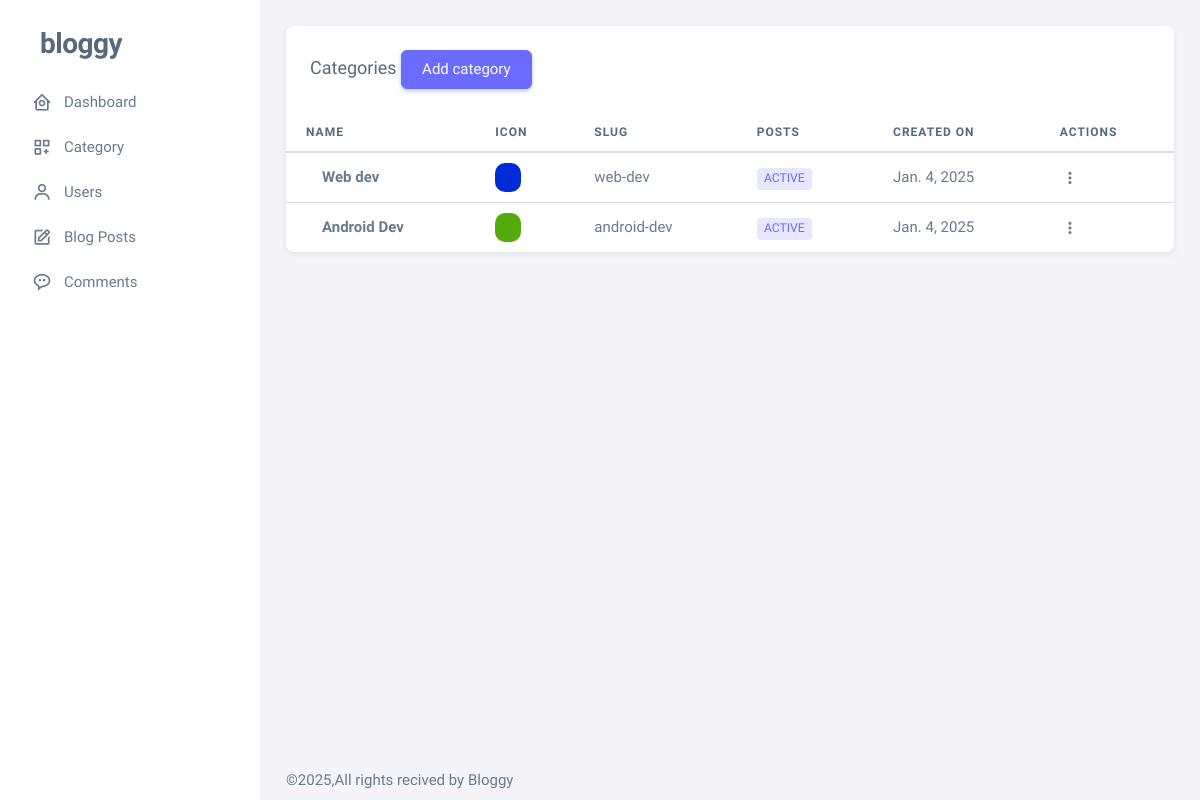
/admin_box/category/ (signed in), run on an earlier commit of the app's database.
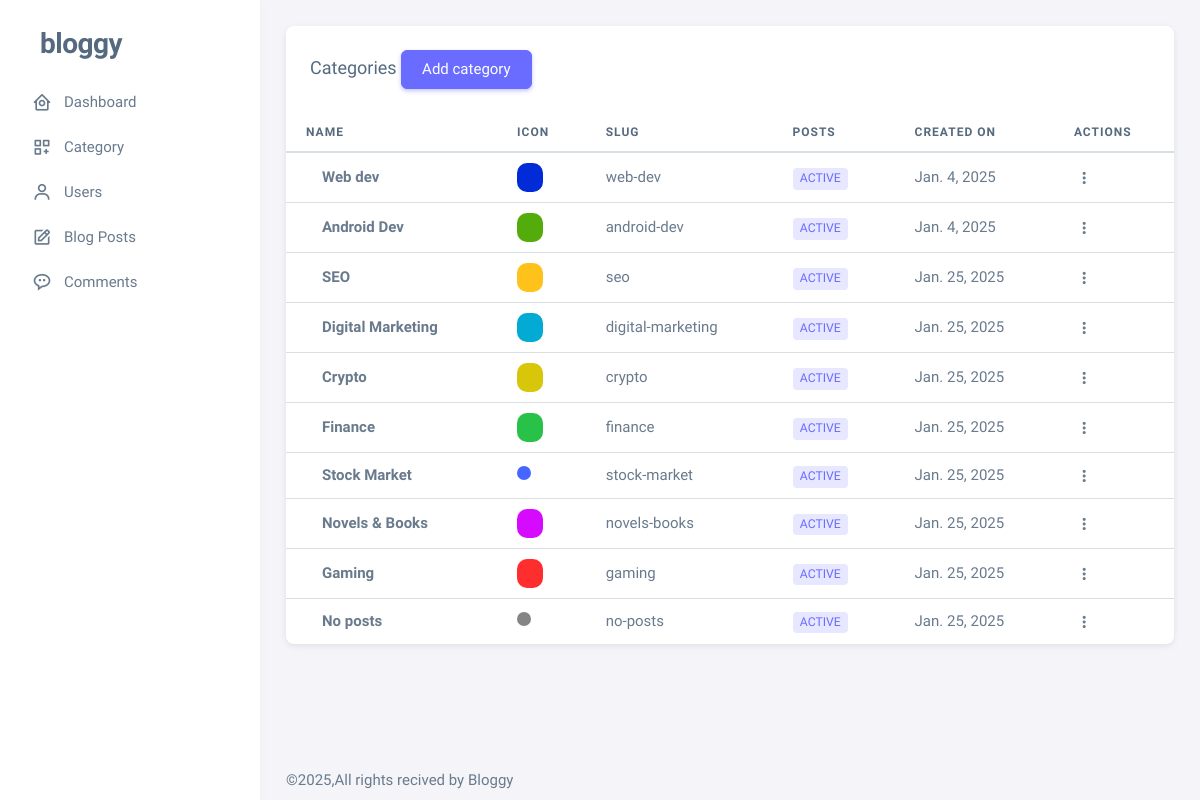
And on a later commit of the database.
### admin_box/models.py (models this page shows)
class Categories(models.Model):
    catName = models.CharField(max_length=60, null=True, blank=True)
    catIcon = models.CharField(max_length=60, null=True, blank=True)
    catColor = models.CharField(max_length=60, null=True, blank=True)
    catSlug = models.CharField(max_length=60, null=True, blank=True)
    catDescription = models.CharField(max_length=200, null=True, blank=True)
    catCreated = models.DateField(auto_now_add=True, null=True)  # Use only auto_now_add

### admin_box/views.py (the view)
# urls.py: path('category/', views.ad_category, name="ad_category"),
@login_required(login_url="ad_login")
def ad_category(request):
    categories = Categories.objects.all()
    return render(request, 'ad_category.html',{'categories':categories})

### web_user/context_processors.py (called while the page is built)
def global_header_data(request):
    categories = Categories.objects.all()
    if ('user_id' in request.session):
        userId = request.session['user_id']
        users = Web_users.objects.get(id = userId)
        return {'categories': categories, "usersj":users}
    return {'categories': categories}

### admin_box/templates/ad_category.html (shortened to what this page needs)
{% extends 'includes/main.html' %}
{% block content %}
<div class="content-wrapper">
    <div class="container-xxl flex-grow-1 container-p-y">
<div class="card">
    <h5 class="card-header">Categories <a class='btn btn-primary' href="{% url 'ad_add_category' %}">Add category</a>    </h5>
      <div class="table-responsive text-nowrap">
      <table class="table">
        <thead>
          <tr>
            <th>Name</th>
            <th>Icon</th>
            <th>Slug</th>
            <th>Posts</th>
            <th>Created on</th>
            <th>Actions</th>
          </tr>
        </thead>
        <tbody class="table-border-bottom-0">
          {% for i in categories %}
          <tr>
            <td> <strong>{{i.catName}}</strong></td>
            <td><i style="display: inline-block; padding: 7px; color: white; background-color: {{i.catColor}}; border-radius: 10px;" class='{{i.catIcon}}'></i></td>
              <td>{{i.catSlug}}</td>
            <td><span class="badge bg-label-primary me-1">Active</span></td>
            <td>{{i.catCreated}}</td>
            <td>
              <div class="dropdown">
                <button type="button" class="btn p-0 dropdown-toggle hide-arrow" data-bs-toggle="dropdown">
                  <i class="bx bx-dots-vertical-rounded"></i>
                </button>
              </div>
            </td>
          </tr>
          {% endfor %}
        </tbody>
      </table>
    </div>
</div>    </div>
</div>
  {% endblock %}

### admin_box/templates/includes/main.html
{% include "includes/header.html" %}
{% load static %}
{% block content %}{% endblock content %}
{% include "includes/footer.html" %}

### admin_box/templates/includes/header.html (shortened to what this page needs)
<!DOCTYPE html>
{% load static %}
<html lang="en" class="light-style layout-menu-fixed" dir="ltr" data-theme="theme-default" data-assets-path="{% static 'ad_inc' %}/assets/" data-template="vertical-menu-template-free">
  <head>
    <link rel="stylesheet" href="{% static 'font-awesome-4.7.0/font-awesome.min.css' %}">
    <link rel="stylesheet" href="{% static 'ad_inc' %}/assets/vendor/fonts/boxicons.css" />
    <link rel="stylesheet" href="{% static 'ad_inc' %}/assets/vendor/css/core.css" class="template-customizer-core-css" />
    <link rel="stylesheet" href="{% static 'ad_inc' %}/assets/vendor/css/theme-default.css" class="template-customizer-theme-css" />
    <link rel="stylesheet" href="{% static 'ad_inc' %}/assets/css/demo.css" />
    <link rel="stylesheet" href="{% static 'ad_inc' %}/assets/vendor/libs/perfect-scrollbar/perfect-scrollbar.css" />
    <link rel="stylesheet" href="{% static 'ad_inc' %}/assets/vendor/libs/apex-charts/apex-charts.css" />
  </head>
  <body>
    <div class="layout-wrapper layout-content-navbar">
      <div class="layout-container">
        <aside id="layout-menu" class="layout-menu menu-vertical menu bg-menu-theme">
          <div class="app-brand demo">
            <a href="{% url 'index' %}" class="app-brand-link">
              <span class="app-brand-text demo menu-text fw-bolder ms-2">Bloggy</span>
            </a>
          </div>
          <ul class="menu-inner py-1">
            <li class="menu-item ">
              <a href="{% url 'index.admin' %}" class="menu-link">
                <i class="menu-icon tf-icons bx bx-home-circle"></i>
                <div data-i18n="Analytics">Dashboard</div>
              </a>
            </li>
            <li class="menu-item">
              <a href="{% url 'ad_category' %}" class="menu-link">
                <i class="menu-icon tf-icons bx bx bx-customize"></i>
                <div data-i18n="Analytics">Category</div>
              </a>
            </li><li class="menu-item">
              <a href="{% url 'userList' %}" class="menu-link">
                <i class="menu-icon tf-icons bx bx bx-user"></i>
                <div data-i18n="Analytics">Users</div>
              </a>
            </li><li class="menu-item">
              <a href="{% url 'blogpostList' %}" class="menu-link">
                <i class="menu-icon tf-icons bx bx bx-edit"></i>
                <div data-i18n="Analytics">Blog Posts</div>
              </a>
            </li><li class="menu-item">
              <a href="{% url 'commmentList' %}" class="menu-link">
                <i class="menu-icon tf-icons bx bx bx-message-rounded-dots"></i>
                <div data-i18n="Analytics">Comments</div>
              </a>
            </li>
          </ul>
        </aside>
        <div class="layout-page">

### admin_box/templates/includes/footer.html (shortened to what this page needs)
{% load static %}
            <footer class="content-footer footer bg-footer-theme">
                <div class="container-xxl d-flex flex-wrap justify-content-between py-2 flex-md-row flex-column">
                  <div class="mb-2 mb-md-0">
                    ©,All rights recived by Bloggy</div>
                </div>
              </footer>
            </div>
          </div>
        </div>
    </body>
  </html>

### admin_box/static/ad_inc/assets/css/demo.css (style rules this page uses)
.menu .app-brand.demo { height: 64px; margin-top: 12px; }
.app-brand-text.demo { font-size: 1.75rem; letter-spacing: -0.5px; text-transform: lowercase; }

What changed in the data, as far as the page shows it:
added Categories: catName "SEO", catSlug "seo", catCreated "Jan. 25, 2025"
added Categories: catName "Digital Marketing", catSlug "digital-marketing", catCreated "Jan. 25, 2025"
added Categories: catName "Crypto", catSlug "crypto", catCreated "Jan. 25, 2025"
added Categories: catName "Finance", catSlug "finance", catCreated "Jan. 25, 2025"
added Categories: catName "Stock Market", catSlug "stock-market", catCreated "Jan. 25, 2025"
added Categories: catName "Novels & Books", catSlug "novels-books", catCreated "Jan. 25, 2025"
added Categories: catName "Gaming", catSlug "gaming", catCreated "Jan. 25, 2025"
added Categories: catName "No posts", catSlug "no-posts", catCreated "Jan. 25, 2025"
